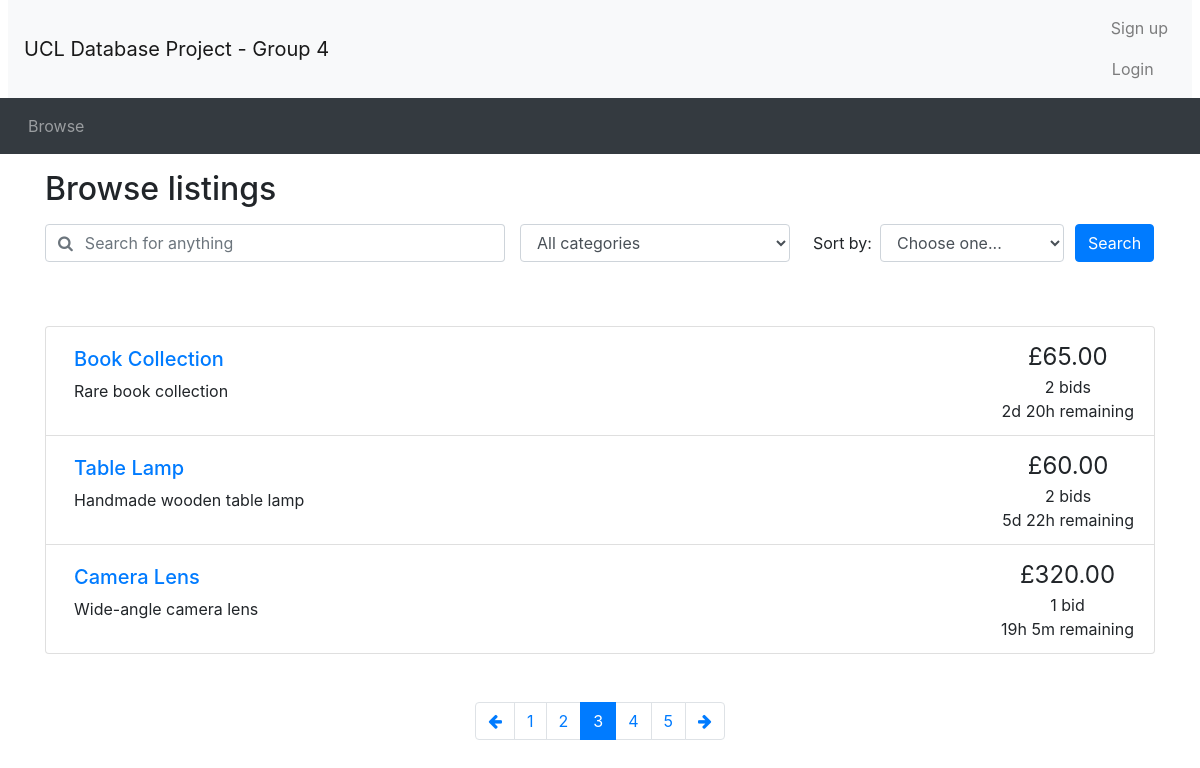
The app's page /browse.php?page=3, older data.
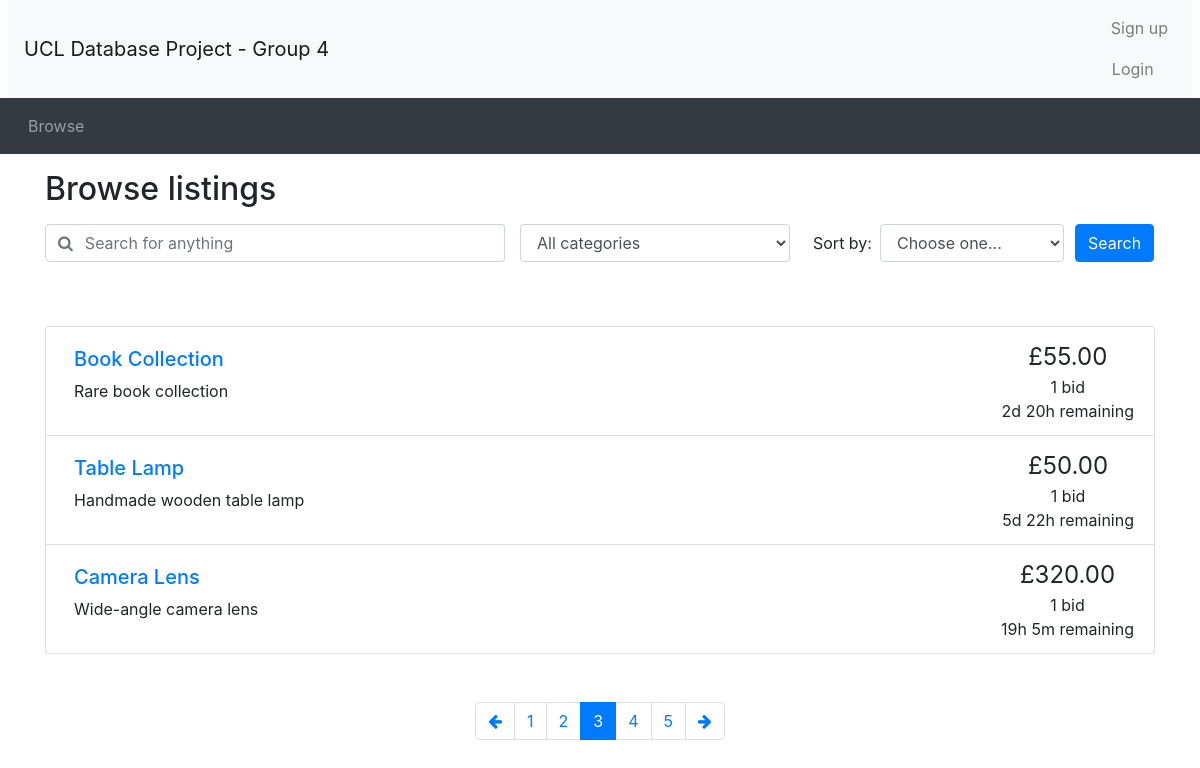
The same page, newer data.
### tables this page shows
CREATE TABLE `auctions` (
    `item_id` INT PRIMARY KEY AUTO_INCREMENT,
    `title` VARCHAR(30) NOT NULL,
    `details` VARCHAR(200),
    `category` VARCHAR(20) NOT NULL,
    `startPrice` DECIMAL(10, 2) NOT NULL,
    `reservePrice` DECIMAL(10, 2),
    `endDate` DATETIME NOT NULL,
    `seller_id` INT,
    `status` VARCHAR(10),
    FOREIGN KEY (seller_id) REFERENCES user(user_id)
);

CREATE TABLE `bids` (
    `bid_id` INT NOT NULL PRIMARY KEY AUTO_INCREMENT,
    `buyer_id` INT NOT NULL,
    `item_id` INT NOT NULL,
    `bidPrice` DECIMAL(10, 2) NOT NULL,
    `bidTime` DATETIME NOT NULL,
    FOREIGN KEY (buyer_id) REFERENCES buyer(user_id),
    FOREIGN KEY (item_id) REFERENCES auctions(item_id)
);

### utilities.php (the view)
<?php
function display_time_remaining($interval) {
    if ($interval->days == 0 && $interval->h == 0) {
      $time_remaining = $interval->format('%im %Ss');
    }
    else if ($interval->days == 0) {
      $time_remaining = $interval->format('%hh %im');
    }
    else {
      $time_remaining = $interval->format('%ad %hh');
    }
  return $time_remaining;
}
function print_listing_li($item_id, $title, $desc, $price, $num_bids, $end_time)
{
  if (strlen($desc) > 250) {
    $desc_shortened = substr($desc, 0, 250) . '...';
  }
  else {
    $desc_shortened = $desc;
  }
  if ($num_bids == 1) {
    $bid = ' bid';
  }
  else {
    $bid = ' bids';
  }
  $end_time = new DateTime($end_time);
  $now = new DateTime();
  if ($now > $end_time) {
    $time_remaining = 'This auction has ended';
  }
  else {
    $time_to_end = date_diff($now, $end_time);
    $time_remaining = display_time_remaining($time_to_end) . ' remaining';
  }
  echo('
    <li class="list-group-item d-flex justify-content-between">
    <div class="p-2 mr-5"><h5><a href="listing.php?item_id=' . $item_id . '">' . $title . '</a></h5>' . $desc_shortened . '</div>
    <div class="text-center text-nowrap"><span style="font-size: 1.5em">£' . number_format($price, 2) . '</span><br/>' . $num_bids . $bid . '<br/>' . $time_remaining . '</div>
  </li>'
  );
}
?>

### header.php (shortened to what this page needs)
<!doctype html>
<html lang="en">
<head>
  <link rel="stylesheet" href="css/bootstrap.min.css">
  <link rel="stylesheet" href="https://cdnjs.cloudflare.com/ajax/libs/font-awesome/4.7.0/css/font-awesome.min.css">
  <link rel="stylesheet" href="css/custom.css">
</head>
<body>
<nav class="navbar navbar-expand-lg navbar-light bg-light mx-2">
  <a class="navbar-brand" href="browse.php">UCL Database Project - Group 4 </a>
  <ul class="navbar-nav ml-auto">
    <li class="nav-item">
<?php
  if (isset($_SESSION['logged_in']) && $_SESSION['logged_in'] == true) {
    echo 'Welcome, <a href="user_info.php" class="nav-link d-inline">' . $_SESSION['username'] . '</a>';
    echo " Logged in as: " . $_SESSION['account_type'];
    echo '<a class="nav-link" href="logout.php">Logout</a>';
  }
  else {
    echo '<a class="nav-link" href="register.php">Sign up</a>';
    echo '<button type="button" class="btn nav-link" data-toggle="modal" data-target="#loginModal">Login</button>';
  }
?>
    </li>
  </ul>
</nav>
<nav class="navbar navbar-expand-lg navbar-dark bg-dark">
  <ul class="navbar-nav align-middle">
	<li class="nav-item mx-1">
      <a class="nav-link" href="browse.php">Browse</a>
    </li>
  </ul>
</nav>

### browse.php (shortened to what this page needs)
<?php include_once("header.php")?>
<?php require("utilities.php")?>
<?php require("my_db_connect.php")?>
<div class="container">
<h2 class="my-3">Browse listings</h2>
<?php include_once "search_bar.php" ?>
</div>
<?php
  if (!isset($_GET['page'])) {
    $curr_page = 1;
  }
  else {
    $curr_page = $_GET['page'];
  }
  $sql = "select * from auctions";
  $result = mysqli_query($con, $sql);
  $num_results = mysqli_num_rows($result);
  $results_per_page = 3;
  $max_page = ceil($num_results / $results_per_page);
?>
<div class="container mt-5">
<ul class="list-group">
<?php
  if ($curr_page != ""){
    $sql .= " limit ".(($curr_page-1)*3).",3";
  }
  $result = mysqli_query($con, $sql);
  while($fetch = mysqli_fetch_array($result)){
    $item_id = $fetch['item_id'];
    $title = $fetch['title'];
    $description = $fetch['details'];
    $bid_sql = "select bidPrice from bids where item_id = $item_id order by bidPrice desc";
    $bid_result = mysqli_query($con, $bid_sql);
    $num_bids = mysqli_num_rows($bid_result);
    if($num_bids > 0){
      $current_price = mysqli_fetch_assoc($bid_result)['bidPrice'];
    }else{
      $current_price = $fetch['startPrice'];
    }
    $end_date = $fetch['endDate'];
    print_listing_li($item_id, $title, $description, $current_price, $num_bids, $end_date);
  }
?>
</ul>
<nav aria-label="Search results pages" class="mt-5">
  <ul class="pagination justify-content-center">
<?php
  $querystring = "";
  $high_page_boost = max(3 - $curr_page, 0);
  $low_page_boost = max(2 - ($max_page - $curr_page), 0);
  $low_page = max(1, $curr_page - 2 - $low_page_boost);
  $high_page = min($max_page, $curr_page + 2 + $high_page_boost);
  if ($curr_page != 1) {
    echo('
    <li class="page-item">
      <a class="page-link" href="browse.php?' . $querystring . 'page=' . ($curr_page - 1) . '" aria-label="Previous">
        <span aria-hidden="true"><i class="fa fa-arrow-left"></i></span>
        <span class="sr-only">Previous</span>
      </a>
    </li>');
  }
  for ($i = $low_page; $i <= $high_page; $i++) {
    if ($i == $curr_page) {
      echo('
    <li class="page-item active">');
    }
    else {
      echo('
    <li class="page-item">');
    }
    echo('
      <a class="page-link" href="browse.php?' . $querystring . 'page=' . $i . '">' . $i . '</a>
    </li>');
  }
  if ($curr_page != $max_page) {
    echo('
    <li class="page-item">
      <a class="page-link" href="browse.php?' . $querystring . 'page=' . ($curr_page + 1) . '" aria-label="Next">
        <span aria-hidden="true"><i class="fa fa-arrow-right"></i></span>
        <span class="sr-only">Next</span>
      </a>
    </li>');
  }
?>
  </ul>
</nav>
</div>
<?php include_once("footer.php")?>

### search_bar.php (shortened to what this page needs)
<div id="searchSpecs">
<form method="get" action="mylistings.php">
  <div class="row">
    <div class="col-md-5 pr-0">
      <div class="form-group">
	    <div class="input-group">
          <div class="input-group-prepend">
            <span class="input-group-text bg-transparent pr-0 text-muted">
              <i class="fa fa-search"></i>
            </span>
          </div>
          <input type="text" class="form-control border-left-0" name= "keyword" id="keyword" placeholder="Search for anything">
        </div>
      </div>
    </div>
    <div class="col-md-3 pr-0">
      <div class="form-group">
        <select class="form-control" name="cat" id="cat">
          <option selected value="">All categories</option>
        </select>
      </div>
    </div>
    <div class="col-md-3 pr-0">
      <div class="form-inline">
        <label class="mx-2" for="order_by">Sort by:</label>
        <select class="form-control" name="order_by" id="order_by">
          <option selected value="">Choose one...</option>
        </select>
      </div>
    </div>
    <div class="col-md-1 px-0">
      <button type="submit" class="btn btn-primary">Search</button>
    </div>
  </div>
</form>
</div>

### footer.php (shortened to what this page needs)
</body>
</html>

Row changes from the older to the newer data that the page shows:
changed through a linked row, auctions "Book Collection": bids.bidPrice "65.00" → "55.00"; num_bids "2" → "1"; bid "bids" → "bid"
changed through a linked row, auctions "Table Lamp": bids.bidPrice "60.00" → "50.00"; num_bids "2" → "1"; bid "bids" → "bid"
